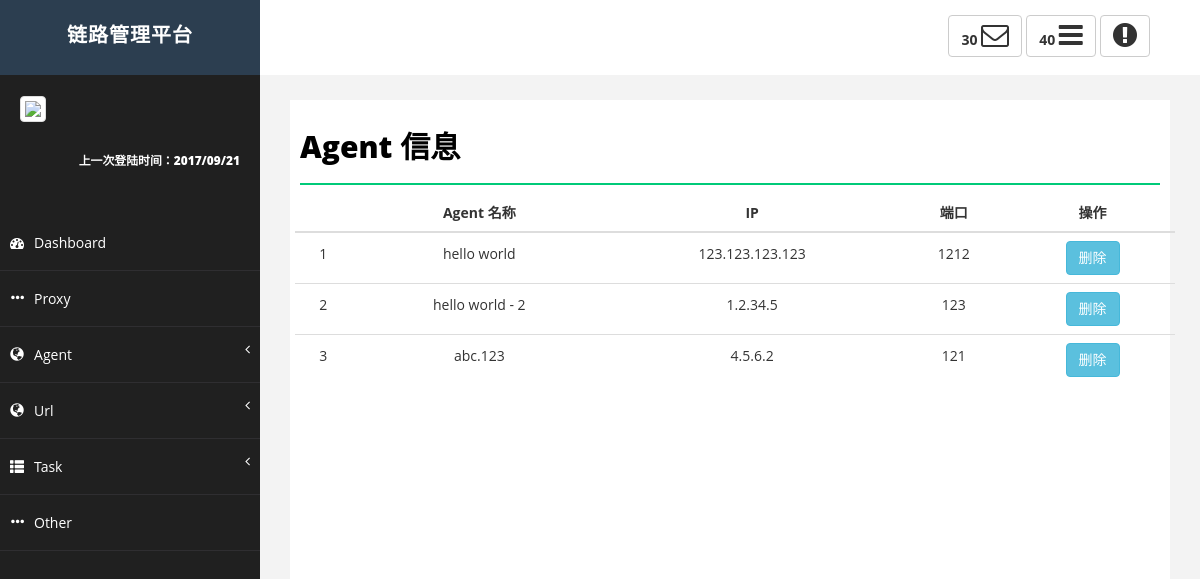
Screenshot of /agent_info.html with the database file from the repository.
### GetIpAddress/models.py (models this page shows)
class AgentInfo(models.Model):
    AgentName = models.CharField(max_length=16, verbose_name='客户端名称')
    AgentIP = models.GenericIPAddressField(max_length=16, verbose_name='客户端地址')
    AgentPort = models.IntegerField(max_length=16, verbose_name='端口', default=0)
    Key = models.CharField(max_length=32, verbose_name='认证key信息')
    Used = models.IntegerField(default=0)

### GetIpAddress/views.py (the view)
# urls.py: url(r'agent_info.html', GetIpAddress.views.agent_index),
def agent_index(request):
    if request.method == 'GET':
        available_agent = models.AgentInfo.objects.filter(Used=0)
        return render(request, 'agent_info.html', {'available_agent': available_agent})

### templates/agent_info.html (shortened to what this page needs)
{% extends 'index.html' %}
{% block content_title %}
    <h1 class="page-head-line">Agent 信息</h1>
{% endblock %}
{% block content_main %}
    {% if available_agent %}
        <div class="table-responsive">
            <table class="table table-hover">
                <thead>
                <tr>
                    <th></th>
                    <th>Agent 名称</th>
                    <th>IP</th>
                    <th>端口</th>
                    <th>操作</th>
                </tr>
                </thead>
                <tbody>
                {% for agent in available_agent %}
                    <tr style="text-align: center" agent_id="{{ agent.id }}">
                        <td>{{ forloop.counter }}</td>
                        <td>{{ agent.AgentName }}</td>
                        <td>{{ agent.AgentIP }}</td>
                        <td>{{ agent.AgentPort }}</td>
                        <td>
                            <button type="button" class="btn btn-info" data-toggle="modal" name="delagent"
                                    data-target="#delhost" agent_id="{{ agent.id }}" agent_addr="{{ agent.AgentIP }}">
                                删除
                            </button>
                        </td>
                    </tr>
                {% endfor %}
                </tbody>
            </table>
        </div>
    {% else %}
        <h4 style="text-align: center">没有可用的Agent</h4>
    {% endif %}
{% endblock %}

### static/css/basic.css (style rules this page uses)
body { font-family: 'Open Sans', sans-serif; line-height:25px; }
.page-head-line { font-size: 30px; text-transform: capitalize; color: #000; font-weight: 800; padding-bottom: 20px; border-bottom: 2px solid #00CA79; margin-bottom: 10px; }

### templates/agent_info.html (style rules this page uses)
.table-responsive { margin-left: 10px }
td { line-height:inherit!important; }
th { text-align: center }

### rows the page displays
AgentInfo: AgentName "hello world", AgentIP "123.123.123.123", AgentPort "1212"
AgentInfo: AgentName "hello world - 2", AgentIP "1.2.34.5", AgentPort "123"
AgentInfo: AgentName "abc.123", AgentIP "4.5.6.2", AgentPort "121"
